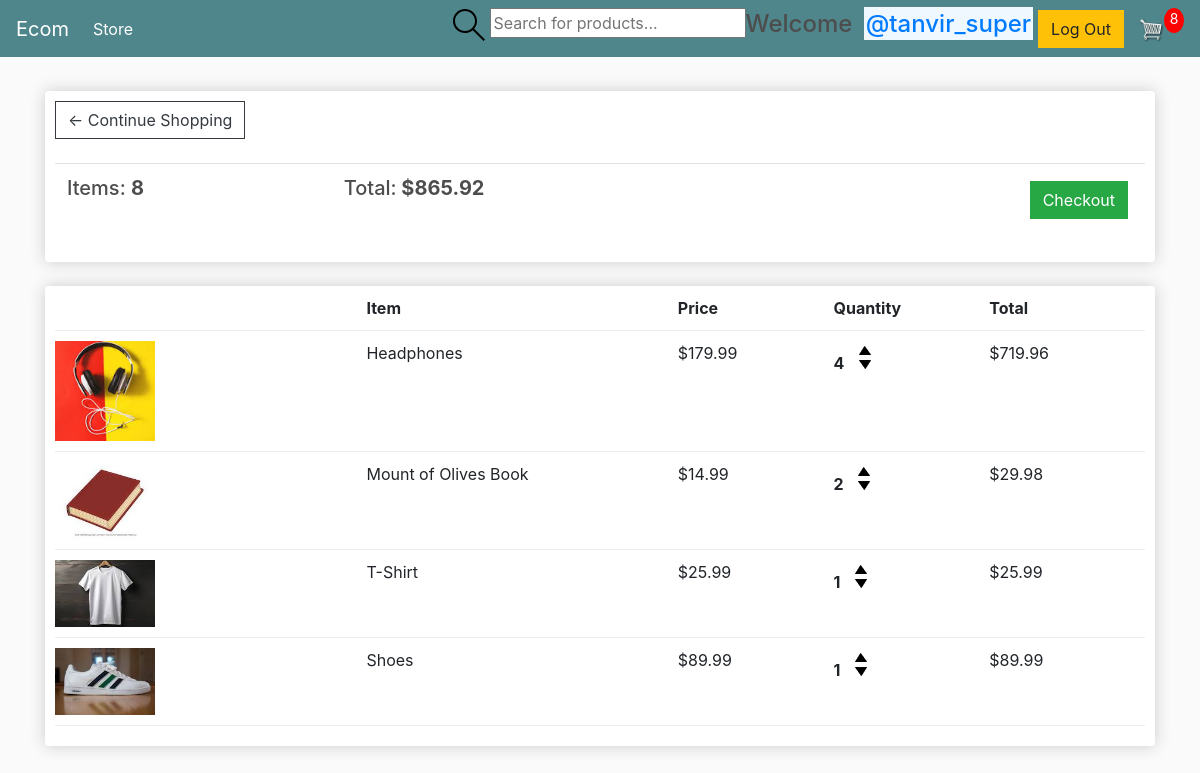
/cart/ (signed in), run on an earlier commit of the app's database.
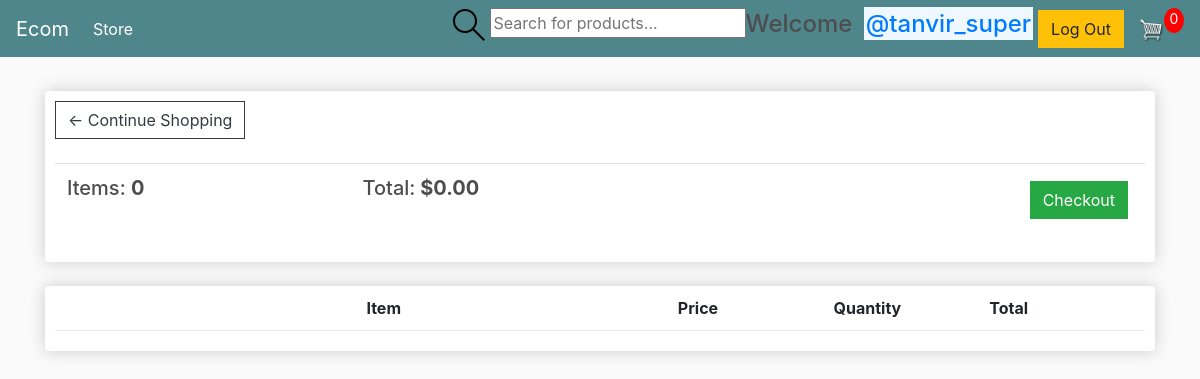
And on a later commit of the database.
### store/models.py (models this page shows, shortened)
class Order(models.Model):
	customer = models.ForeignKey(Customer, on_delete=models.SET_NULL, null=True, blank=True)
	date_ordered = models.DateTimeField(auto_now_add=True)
	complete = models.BooleanField(default=False)
	transaction_id = models.CharField(max_length=100, null=True)
	order_status=models.CharField(max_length=200,null=True,default="Processing")
	@property
	def get_cart_total(self):
		orderitems = self.orderitem_set.all()
		total = sum([item.get_total for item in orderitems])
		return total
	@property
	def get_cart_items(self):
		orderitems = self.orderitem_set.all()
		total = sum([item.quantity for item in orderitems])
		return total

class OrderItem(models.Model):
	product = models.ForeignKey(Product, on_delete=models.CASCADE,default=1)
	order = models.ForeignKey(Order, on_delete=models.SET_NULL, null=True)
	quantity = models.IntegerField(default=0, null=True, blank=True)
	date_added = models.DateTimeField(auto_now_add=True)
	@property
	def get_total(self):
		total = self.product.price * self.quantity
		return total

class Product(models.Model):
	name = models.CharField(max_length=200,default="Default")
	description=models.TextField(null=True,blank=True)
	price = models.FloatField()
	digital = models.BooleanField(default=False,null=True, blank=True)
	image = models.ImageField(null=True, blank=True)
	@property
	def imageURL(self):
		try:
			url = self.image.url
		except:
			url = ''
		return url

### store/views.py (the view)
# urls.py: path('cart/', views.cart, name="cart"),
def cart(request):
	data = cartData(request)
	cartItems = data['cartItems']
	order = data['order']
	items = data['items']
	context = {'items':items, 'order':order, 'cartItems':cartItems}
	return render(request, 'store/cart.html', context)

### store/utils.py (called while the page is built)
def cartData(request):
	if request.user.is_authenticated:
		customer, created = Customer.objects.get_or_create(user=request.user)
		order, created = Order.objects.get_or_create(customer=customer, complete=False)
		items = order.orderitem_set.all()
		cartItems = order.get_cart_items
	else:
		cookieData = cookieCart(request)
		cartItems = cookieData['cartItems']
		order = cookieData['order']
		items = cookieData['items']
	return {'cartItems':cartItems ,'order':order, 'items':items}

### store/templates/store/cart.html
{% extends 'store/main.html' %}
{% load static %}
{% block content %}
	<div class="row">
		<div class="col-lg-12">
			<div class="box-element">
				<a  class="btn btn-outline-dark" href="{% url 'store' %}">&#x2190; Continue Shopping</a>
				<br>
				<br>
				<table class="table">
					<tr>
						<th><h5>Items: <strong>{{order.get_cart_items}}</strong></h5></th>
						<th><h5>Total:<strong> ${{order.get_cart_total|floatformat:2}}</strong></h5></th>
						<th>
							<a  style="float:right; margin:5px;" class="btn btn-success" href="{% url 'checkout' %}">Checkout</a>
						</th>
					</tr>
				</table>
			</div>
			<br>
			<div class="box-element">
				<div class="cart-row">
					<div style="flex:2"></div>
					<div style="flex:2"><strong>Item</strong></div>
					<div style="flex:1"><strong>Price</strong></div>
					<div style="flex:1"><strong>Quantity</strong></div>
					<div style="flex:1"><strong>Total</strong></div>
				</div>
				{% for item in items %}
				<div class="cart-row">
					<div style="flex:2"><img class="row-image" src="{{item.product.imageURL}}"></div>
					<div style="flex:2"><p>{{item.product.name}}</p></div>
					<div style="flex:1"><p>${{item.product.price|floatformat:2}}</p></div>
					<div style="flex:1">
						<p class="quantity">{{item.quantity}}</p>
						<div class="quantity">
							<img data-product="{{item.product.id}}" data-action="add" class="chg-quantity update-cart" src="{% static  'images/arrow-up.png' %}">
							<img data-product="{{item.product.id}}" data-action="remove" class="chg-quantity update-cart" src="{% static  'images/arrow-down.png' %}">
						</div>
					</div>
					<div style="flex:1"><p>${{item.get_total|floatformat:2}}</p></div>
				</div>
				{% endfor %}
			</div>
		</div>
	</div>
{% endblock content %}

### store/templates/store/main.html (shortened to what this page needs)
<!DOCTYPE html>
{% load static %}
<html>
<head>
	<link rel="stylesheet" href="https://stackpath.bootstrapcdn.com/bootstrap/4.4.1/css/bootstrap.min.css">
	<link rel="stylesheet" type="text/css" href="{% static 'css/main.css' %}">
</head>
<body>
	<nav class="navbar navbar-expand-lg navbar-dark bg-dark">
	  <a class="navbar-brand" href="{% url 'store' %}">Ecom</a>
	  <div class="collapse navbar-collapse" id="navbarSupportedContent">
	    <ul class="navbar-nav mr-auto">
	      <li class="nav-item active">
	        <a class="nav-link" href="{% url 'store' %}">Store <span class="sr-only">(current)</span></a>
	      </li>
	    </ul>
		<form class="header__search" method="GET" action="{% url 'store' %}">
			<label>
			  <input name="q" placeholder="Search for products..." />
			</label>
		  </form>
	    <div class="form-inline my-2 my-lg-0">
			 {% if request.user.is_authenticated %}
			 <h4> Welcome <a href="{% url 'user-profile' request.user.id %}" style="background-color: aliceblue; margin: 5px; padding: 2px;">@{{request.user.username}}</a></h4>
			 <a href="{% url 'logout' %}" class="btn btn-warning">Log Out</a>
	     	 {% else %}
			  <a href="{% url 'login' %}" class="btn btn-warning">Login</a>
			 {% endif %}
	     	<a href="{% url 'cart' %}">
	    		<img  id="cart-icon" src="{% static 'images/cart.png' %}">
	    	</a>
	    	<p id="cart-total">{{cartItems}}</p>
	    </div>
	  </div>
	</nav>
     <div class="container">
            <br>
            {% block content %}
            {% endblock content %}
         </div>
</body>
</html>

What changed in the data, as far as the page shows it:
no longer on this page (row edited): Order: get_cart_items "8", get_cart_total "865.92"
no longer on this page (row edited): OrderItem: product.imageURL (picture), product.name "Headphones", product.price "179.99", quantity "4", get_total "719.96"
no longer on this page (row unchanged): OrderItem: product.imageURL (picture), product.name "Mount of Olives Book", product.price "14.99", quantity "2", get_total "29.98"
no longer on this page (row unchanged): OrderItem: product.imageURL (picture), product.name "T-Shirt", product.price "25.99", quantity "1", get_total "25.99"
no longer on this page (row unchanged): OrderItem: product.imageURL (picture), product.name "Shoes", product.price "89.99", quantity "1", get_total "89.99"
added Order: get_cart_items "0", get_cart_total "0.00"
Also different on the page:
{{ cartItems }}: "8" → "0"
